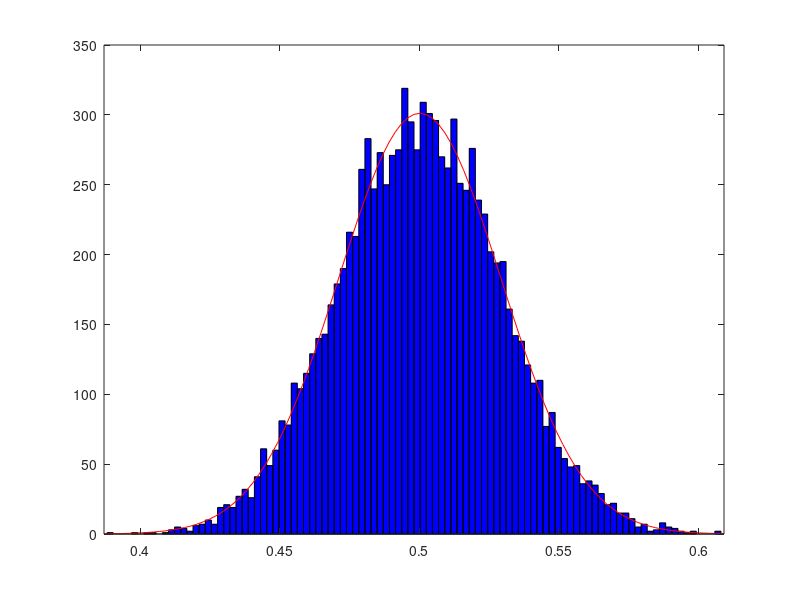

Source code (MATLAB):
%% EXERCISE 6

N = 1e4;
means = squeeze(zeros(N,1));
for i=1:N
    means(i) = mean(rand(100,1));
end

%histogram(means,'Normalization','probability','BinWidth',0.005)
histfit(means)
